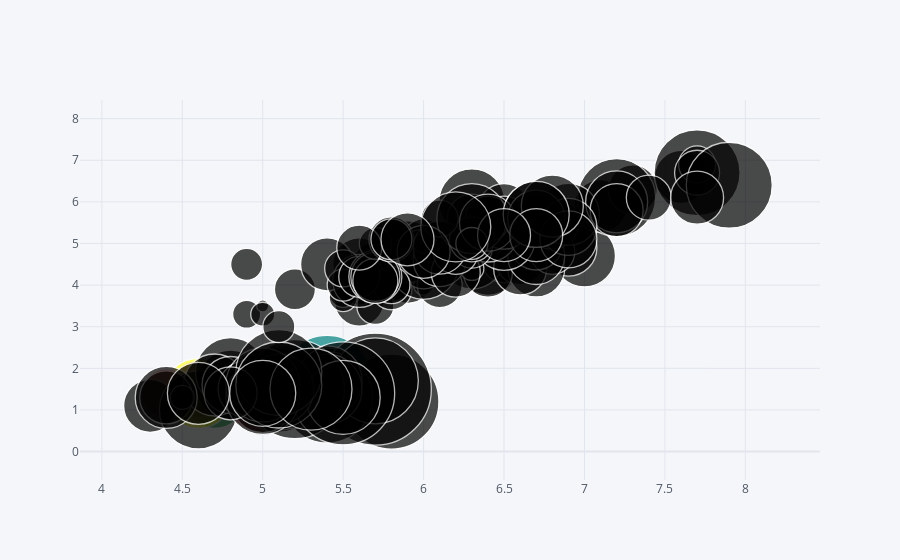

Source (notebook cell):
### Code cell
df.iplot(kind ='bubble' , x = 'SepalLengthCm' , y = 'PetalLengthCm' , size = 'SepalWidthCm')

### Figure 1 — Plotly figure (JSON) as saved in the notebook; plotly's stock layout.template omitted (floating-point values rounded to 4 significant figures; data arrays with more than 128 entries replaced by an {"elided": "..."} marker saying what was removed)
{"data": [{"marker": {"color": ["rgb(255, 153, 51)", "rgb(55, 128, 191)", "rgb(50, 171, 96)", "rgb(128, 0, 128)", "rgb(219, 64, 82)", "rgb(0, 128, 128)", "rgb(255, 255, 51)", "rgb(128, 128, 0)", "rgb(251, 128, 114)", "rgb(128, 177, 211)"], "line": {"width": 1.3}, "size": {"elided": "150 int values"}, "symbol": "circle"}, "mode": "markers", "text": "", "type": "scatter", "x": {"elided": "150 float values"}, "y": {"elided": "150 float values"}}], "layout": {"legend": {"bgcolor": "#F5F6F9", "font": {"color": "#4D5663"}}, "paper_bgcolor": "#F5F6F9", "plot_bgcolor": "#F5F6F9", "title": {"font": {"color": "#4D5663"}}, "xaxis": {"gridcolor": "#E1E5ED", "showgrid": true, "tickfont": {"color": "#4D5663"}, "title": {"font": {"color": "#4D5663"}, "text": ""}, "zerolinecolor": "#E1E5ED"}, "yaxis": {"gridcolor": "#E1E5ED", "showgrid": true, "tickfont": {"color": "#4D5663"}, "title": {"font": {"color": "#4D5663"}, "text": ""}, "zerolinecolor": "#E1E5ED"}}}
